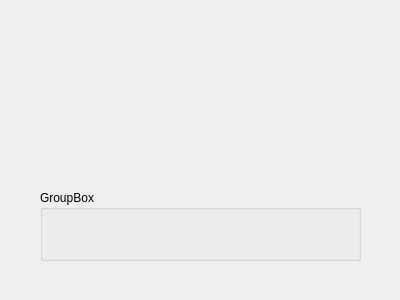
<?xml version="1.0" encoding="UTF-8"?>
<ui version="4.0">
 <class>ConfigureDialog</class>
 <widget class="QDialog" name="ConfigureDialog">
  <property name="geometry">
   <rect>
    <x>0</x>
    <y>0</y>
    <width>400</width>
    <height>300</height>
   </rect>
  </property>
  <property name="windowTitle">
   <string>Dialog</string>
  </property>
  <widget class="QGroupBox" name="groupBox">
   <property name="geometry">
    <rect>
     <x>40</x>
     <y>190</y>
     <width>321</width>
     <height>71</height>
    </rect>
   </property>
   <property name="title">
    <string>GroupBox</string>
   </property>
  </widget>
 </widget>
 <resources/>
 <connections/>
</ui>
